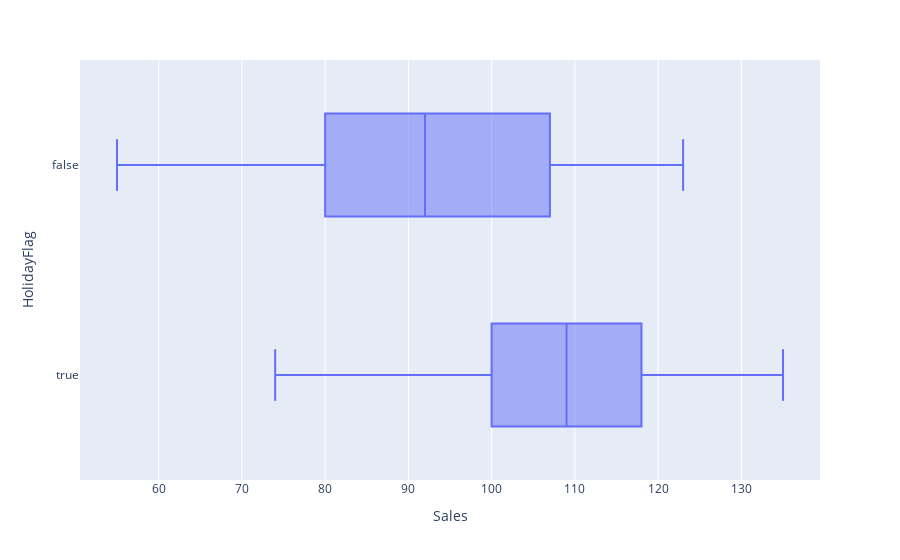

Notebook cell for this chart:
### Code cell
px.box(df, x="Sales" , y = "HolidayFlag")

### Figure 1 — Plotly figure (JSON) as saved in the notebook; plotly's stock layout.template omitted (floating-point values rounded to 4 significant figures; data arrays with more than 128 entries replaced by an {"elided": "..."} marker saying what was removed)
{"data": [{"alignmentgroup": "True", "hovertemplate": "Sales=%{x}<br>HolidayFlag=%{y}<extra></extra>", "legendgroup": "", "marker": {"color": "#636efa"}, "name": "", "notched": false, "offsetgroup": "", "orientation": "h", "showlegend": false, "type": "box", "x": {"elided": "1923 int values"}, "x0": " ", "xaxis": "x", "y": {"elided": "1923 bool values"}, "y0": " ", "yaxis": "y"}], "layout": {"autosize": true, "boxmode": "group", "legend": {"tracegroupgap": 0}, "margin": {"t": 60}, "xaxis": {"anchor": "y", "autorange": true, "domain": [0, 1], "range": [50.56, 139.4], "title": {"text": "Sales"}, "type": "linear"}, "yaxis": {"anchor": "x", "autorange": true, "domain": [0, 1], "range": [-0.5, 1.5], "title": {"text": "HolidayFlag"}, "type": "category"}}}
